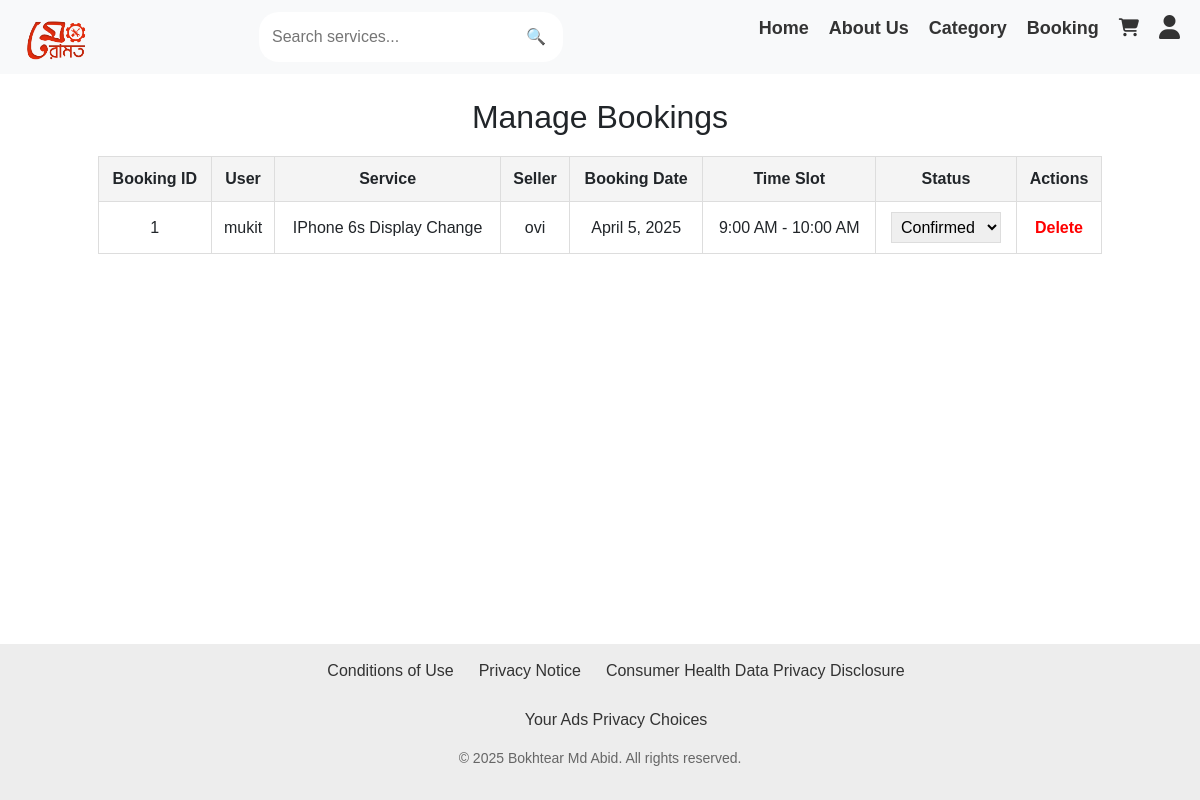
/admin-manage-bookings/ (signed in), run on the app's committed database.
### meramotapp/models.py (models this page shows, shortened)
class Booking(models.Model):
    user = models.ForeignKey(settings.AUTH_USER_MODEL, on_delete=models.CASCADE)
    service = models.ForeignKey(Service, on_delete=models.CASCADE)
    date = models.DateField()
    time_slot = models.CharField(max_length=20)  # Example: "10:00 AM - 11:00 AM"
    status = models.CharField(max_length=20, choices=[('Pending', 'Pending'), ('Confirmed', 'Confirmed'), ('Cancelled', 'Cancelled')], default='Pending')
    created_at = models.DateTimeField(auto_now_add=True)

class CustomUser(AbstractUser):
    is_seller = models.BooleanField(default=False)
    is_normal_user = models.BooleanField(default=True)
    mobile_no = models.CharField(max_length=15, unique=True, null=True, blank=True)
    groups = models.ManyToManyField(Group, related_name="customuser_set", blank=True)
    user_permissions = models.ManyToManyField(Permission, related_name="customuser_permissions", blank=True)
    image = models.ImageField(upload_to="sellers/", blank=True, null=True)  # Allow image upload

class Service(models.Model):
    seller = models.ForeignKey(settings.AUTH_USER_MODEL, on_delete=models.CASCADE, limit_choices_to={'is_seller': True})
    category = models.ForeignKey('Category', on_delete=models.CASCADE)
    title = models.CharField(max_length=255)
    description = models.TextField()
    price = models.DecimalField(max_digits=10, decimal_places=2)
    image = models.ImageField(upload_to='service_images', null=True, blank=True)
    location = models.CharField(max_length=255, null=True, blank=True)
    rating = models.FloatField(default=0.0)
    created_at = models.DateTimeField(auto_now_add=True)

### meramotapp/views.py (the view)
# urls.py: path("admin-manage-bookings/", views.admin_manage_booking, name="admin_manage_booking"),
@user_passes_test(is_admin)
def admin_manage_booking(request):
    bookings = Booking.objects.all().order_by('-created_at')
    return render(request, "admin/admin_manage_booking.html", {"bookings": bookings})

### meramotapp/views.py (called while the page is built)
def is_admin(user):
    return user.is_superuser

### templates/admin/admin_manage_booking.html (shortened to what this page needs)
{% extends "base.html" %}
{% load static %}
{% block extra_css %}
<link rel="stylesheet" href="{% static 'css/style_admin_manage_booking.css' %}">
{% endblock %}
{% block content %}
<div class="admin-container">
    <h2>Manage Bookings</h2>
    {% if bookings %}
    <table class="booking-table">
        <tr>
            <th>Booking ID</th>
            <th>User</th>
            <th>Service</th>
            <th>Seller</th>
            <th>Booking Date</th>
            <th>Time Slot</th>
            <th>Status</th>
            <th>Actions</th>
        </tr>
        {% for booking in bookings %}
        <tr>
            <td>{{ booking.id }}</td>
            <td>{{ booking.user.username }}</td>
            <td>{{ booking.service.title }}</td>
            <td>{{ booking.service.seller.username }}</td>
            <td>{{ booking.date }}</td>
            <td>{{ booking.time_slot }}</td>
            <td>
                <form method="POST" action="{% url 'update_booking_status' booking.id %}">
                    <select name="status" onchange="this.form.submit()">
                        <option value="Confirmed" {% if booking.status == "Confirmed" %}selected{% endif %}>Confirmed</option>
                    </select>
                </form>
            </td>
            <td>
                <a href="#" class="btn-delete" onclick="confirmDelete({{ booking.id }})">Delete</a>
            </td>
        </tr>
        {% endfor %}
    </table>
    {% else %}
        <p>No bookings available.</p>
    {% endif %}
</div>
{% endblock %}

### static/css/style_admin_manage_booking.css (style rules this page uses)
.admin-container { width: 90%; margin: auto; text-align: center; }
h2 { color: #333; margin-bottom: 20px; }
.booking-table { width: 100%; border-collapse: collapse; margin-top: 20px; }
.booking-table th, .booking-table td { border: 1px solid #ddd; padding: 10px; text-align: center; }
.booking-table th { background-color: #f4f4f4; }
select { padding: 5px; border: 1px solid #ddd; }
.btn-delete { color: red; text-decoration: none; font-weight: bold; }

### templates/navbar.html (style rules this page uses)
* { text-decoration: none; margin: 0; padding: 0; box-sizing: border-box; }

### templates/footer.html (style rules this page uses)
* { margin: 0; padding: 0; text-decoration: none; box-sizing: border-box; }
html, body { height: 100%; display: flex; flex-direction: column; font-family: 'Trebuchet MS', 'Lucida Sans Unicode', 'Lucida Grande', 'Lucida Sans', Arial, sans-serif; }

### data on the page
Booking: id "1", user.username "mukit", service "IPhone 6s Display Change", service.seller.username "ovi", date "April 5, 2025", time_slot "9:00 AM - 10:00 AM", status "Confirmed"
